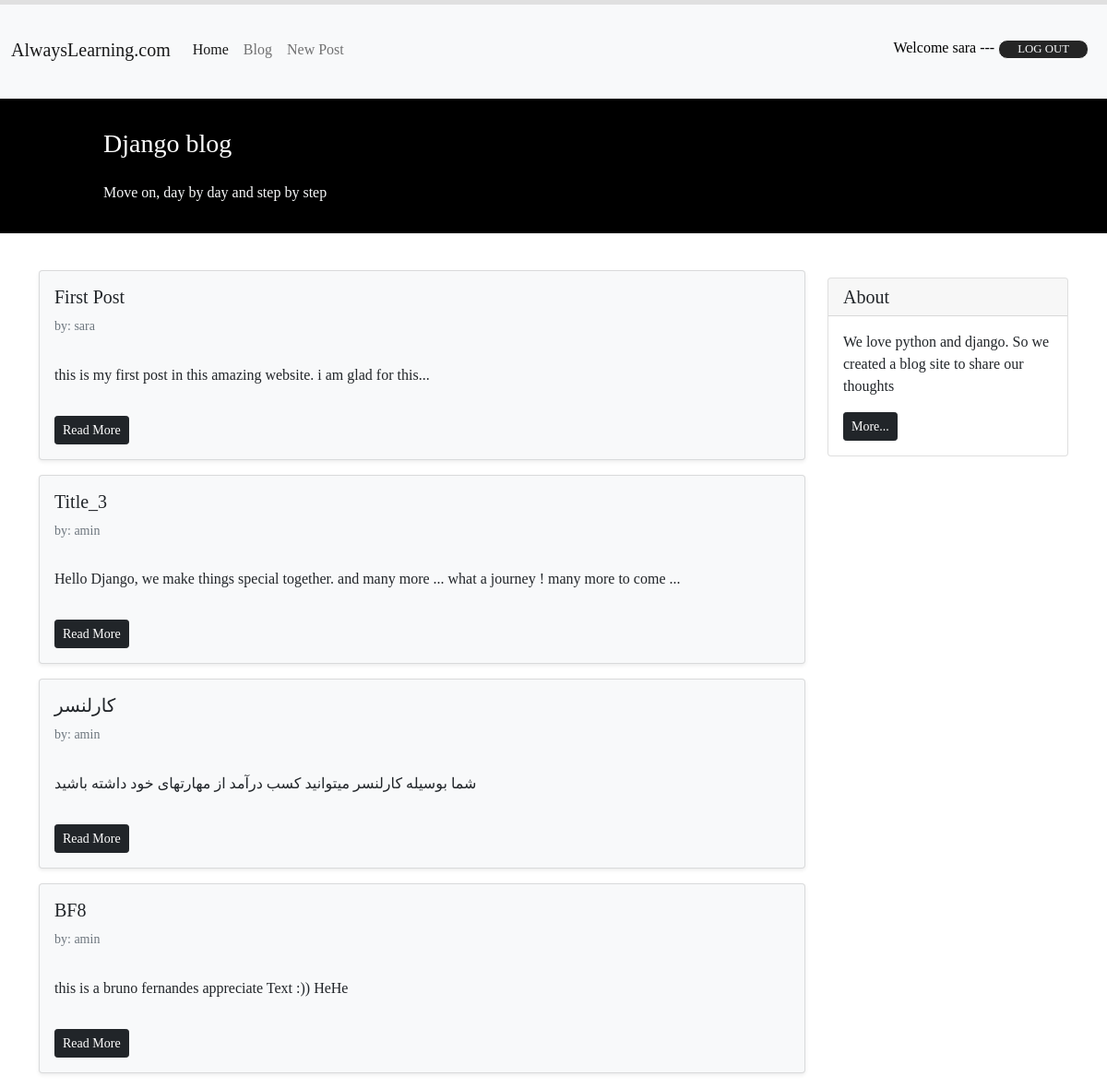
Page /blog/ (signed in) on the committed database.
### blog/models.py (models this page shows, shortened)
class Post(models.Model):
   STATUS_CHOICES = (
      ('pub', 'Published'),
      ('drf', 'Draft'),
   )
   title = models.CharField(max_length = 50)
   text = models.TextField()
   author = models.ForeignKey('auth.User', on_delete = models.CASCADE)
   datetime_created = models.DateTimeField(auto_now_add = True)
   datetime_modified = models.DateTimeField(auto_now = True)
   status = models.CharField(choices = STATUS_CHOICES, max_length = 3)

### blog/views.py (the view)
# urls.py: path('', views.PostsListView.as_view(), name= 'posts_list'),
class PostsListView(generic.ListView):
    template_name = 'blog/posts_list.html'
    context_object_name = 'posts'
    def get_queryset(self):
        return Post.objects.filter(status= 'pub').order_by('-datetime_modified')

### blog/templates/blog/posts_list.html (shortened to what this page needs)
{% extends '_base.html' %}
{% block page_content %}
    <div class="container mt-4">
        <div class="row">
            <div class="col-9">
             {% for post in posts %}
                <div class="card shadow-sm my-3 bg-light text-dark">
                    <div class="card-body">
                        <h5 class="card-title">{{ post.title }}</h5>
                        <h6 class="card-subtitle mb-2 text-muted small py-2">by: {{ post.author }}</h6>
                        <p class="card-text py-3">
                            {{ post.text }}
                        </p>
                        <a href="{% url 'post_detail' post.id %}"class="btn btn-sm btn-dark">Read More</a>
                    </div>
                </div>
             {% endfor %}
            </div>
            <div class="col-3">
                    <div class="card my-4">
                        <h5 class="card-header">About</h5>
                        <div class="card-body">
                            <p class="card-text">We love python and django. So we created a blog site to share our
                                thoughts</p>
                            <a href="#"
                            class="btn btn-sm btn-dark">
                                More...
                            </a>
                        </div>
                    </div>
            </div>
        </div>
    </div>
{% endblock page_content %}

### templates/_base.html (shortened to what this page needs)
<!doctype html>
{% load static %}
<html lang="en">
<head>
    <link href="https://cdn.jsdelivr.net/npm/bootstrap@5.1.3/dist/css/bootstrap.min.css" rel="stylesheet"
>
    <link rel="stylesheet" href="{% static 'css/progressbar.css' %}">
</head>
<body style="font-family: 'Times New Roman', Times, serif;">
    <div id="progress-bar-container">
    </div>
    <nav class="navbar navbar-expand-lg navbar-light bg-light">
        <div class="container-fluid">
            <a class="navbar-brand" href="#">AlwaysLearning.com</a>
            <div class="collapse navbar-collapse" id="navbarNavAltMarkup">
                <div class="navbar-nav">
                    <a class="nav-link active" aria-current="page" href="#">Home</a>
                    <a class="nav-link" href="{% url "posts_list" %}">Blog</a>
                    <a class="nav-link" href="{% url "post_create" %}">New Post</a>
                </div>
            </div>
            <div class="mx-2 text-white">
                {% if user.is_authenticated %}
                    <span style="color: black;">Welcome {{ user.username }} ---</span>
                    <form action="{% url 'logout' %}" method="post" style="display: inline;">
                        <button type="submit" style="text-decoration: none; color: white;" class="text-light">
                            Log Out
                        </button>
                    </form>
                {% endif %}
            </div>
        </div>
    </nav>
    <div class="container-fluid bg-info">
        <div style="background-color: black;" class="row py-3 ">
            <div class="col-md-8 col-md-10 mx-auto">
                <h3 class="my-4 mt-3 text-white">Django blog</h3>
                <p class="text-light">Move on, day by day and step by step</p>
            </div>
        </div>
    </div>
    {% block page_content %}{% endblock page_content %}
</body>
</html>

### static/css/progressbar.css (style rules this page uses)
#progress-bar-container { position: fixed; top: 0; left: 0; width: 100%; height: 5px; background-color: #e0e0e0; z-index: 9999; }

### templates/_base.html (style rules this page uses)
button { font-size: 0.8rem; color: #FAFAFA; text-transform: uppercase; padding: 0.0005px 20px; border-radius: 10px; border: 1px solid #fafafa; background: #252525; box-shadow: 1px 1px #fafafa; cursor: pointer; margin: 35px 0; }

### rows in the picture
Post: title "First Post", author "sara", text "this is my first post in this amazing website. i am glad for this..."
Post: title "Title_3", author "amin", text "Hello Django, we make things special together. and many more ... what a journey ! many more to come ..."
Post: title "کارلنسر", author "amin", text "شما بوسیله کارلنسر میتوانید کسب درآمد از مهارتهای خود داشته باشید"
Post: title "BF8", author "amin", text "this is a bruno fernandes appreciate Text :)) HeHe"

### other values in the picture
{{ user.username }} "sara"
